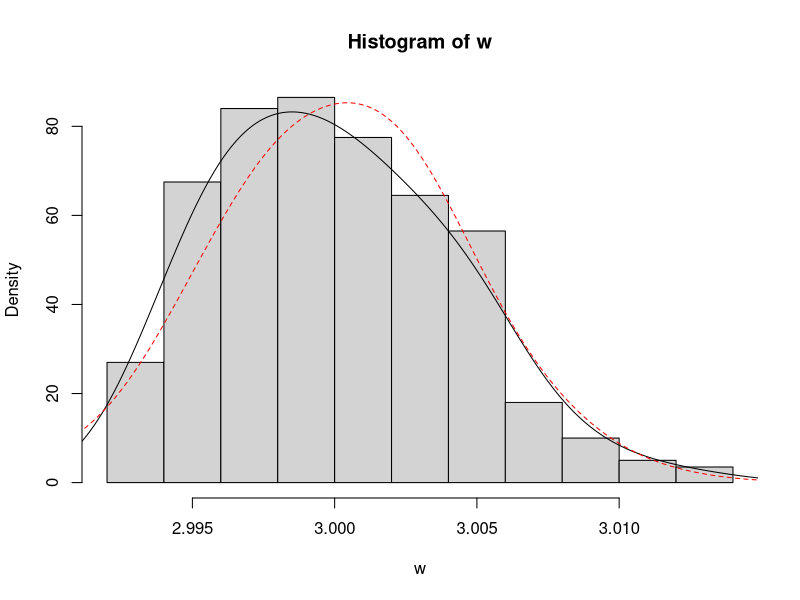
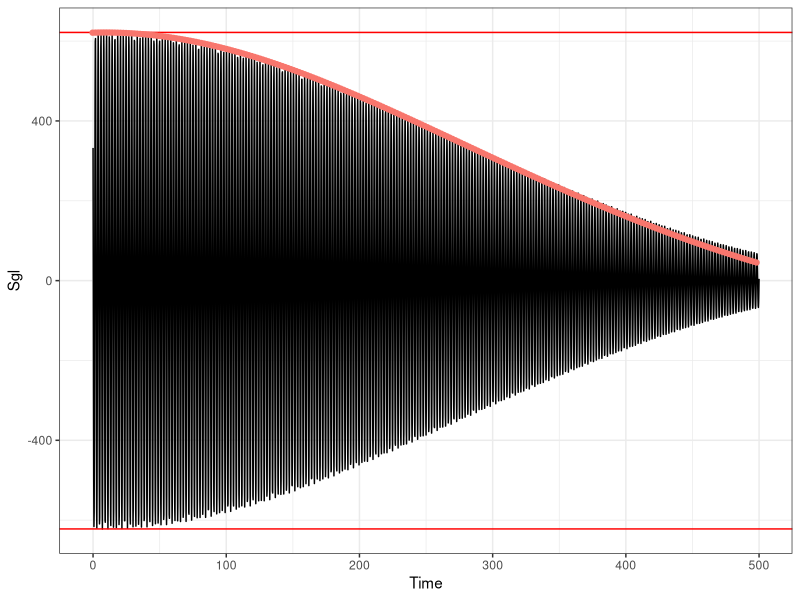

Write R code to recreate these figures, in order.
library(dplyr); library(plyr)
library(ggplot2)


np = 1000 # number of particles in bunch
w0 = 3 # frequency of the reference particle
p0 = pi/3 #phase of the reference particle
w = rweibull(np, 2, w0*3e-3) # particle spin precession frequencies
w <- w0-mean(w) + w # to center the distribution on w0 (actually centers only when shape=scale = Gauss)
hist(w, freq=FALSE); lines(density(w,adjust = 2)); lines(density(rnorm(np, w0, sd(w)),adjust=2),col="red", lty=2)
p = rnorm(np, p0, 1e0) # initial phases

Pproj <- function(df, x) colSums(cos(df$wFreq%o%x + df$Phi))

Tstt = 0; Ttot=500
df.p = data.frame(wFreq=w, Phi=p)
df.s = data.frame(Time=seq(Tstt,Ttot,.5/w0)) %>% mutate(Sgl=Pproj(df.p,Time))

Ntot = floor(.5*(w0*Ttot+p0)/pi)
Nstt = floor(.5*(w0*Tstt+p0)/pi)
tn = (2*pi*Nstt:Ntot-p0)/w0

ggplot(df.s, aes(Time, Sgl)) + geom_line() + geom_hline(yintercept = c(min(df.s$Sgl), max(df.s$Sgl)), col="red") +
  theme_bw() + geom_point(aes(col="red"), data=data.frame(Time=tn, Sgl=Pproj(df.p,tn)), show.legend = FALSE)


# the signal frequency is determined by the MODE of the distribution
